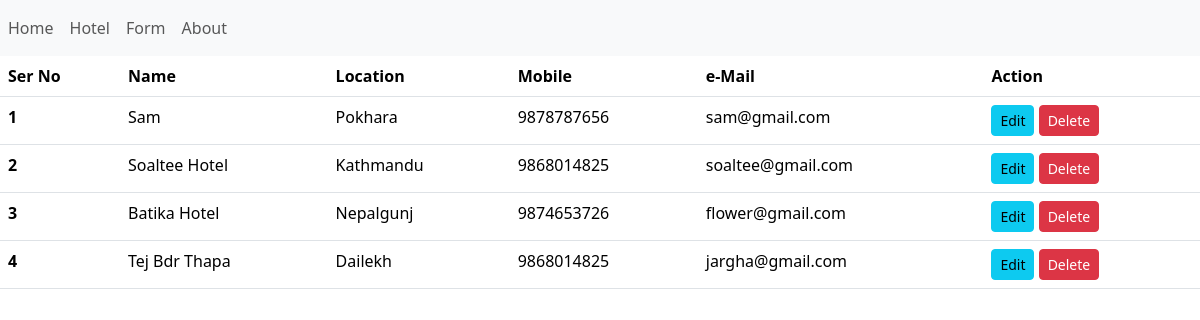
The page / on the database its author committed.
### billingApp/models.py (models this page shows, shortened)
class Hotel(models.Model):
    name = models.CharField(max_length=50)
    loc = models.CharField(max_length=50)
    mob = models.CharField(max_length=10)
    email = models.EmailField()
    class Meta:
        db_table = 'hotel'

### billingApp/views.py (the view)
# urls.py: path("", views.index, name="index"),
def index(request):
    data = Hotel.objects.all()
    return render(request, "billingApp/index.html", {"data" : data})

### billingApp/templates/billingApp/index.html (shortened to what this page needs)
    {% extends 'billingApp/base.html' %}
      {% block content %}
      <table class="table">
          <thead>
            <tr>
              <th scope="col">Ser No</th>
              <th scope="col">Name</th>
              <th scope="col">Location</th>
              <th scope="col">Mobile</th>
              <th scope="col">e-Mail</th>
              <th scope="col">Action</th>
            </tr>
          </thead>
          <tbody>
          {% for dx in data %}
            <tr>
              <th scope="row">{{forloop.counter}}</th>
              <td>{{dx.name}}</td>
              <td>{{dx.loc}}</td>
              <td>{{dx.mob}}</td>
              <td>{{dx.email}}</td>
              <td>
                  <a href="{% url 'edit' dx.id %}" class="btn btn-info btn-sm">Edit</a>
                  <form action="#" class="d-inline" method="post">
                      <input type="submit" class="btn btn-danger btn-sm" value="Delete">
                  </form>
              </td>
            </tr>
          {% endfor %}
          </tbody>
      </table>
      {% endblock %}

### billingApp/templates/billingApp/base.html (shortened to what this page needs)
<!DOCTYPE html>
<html lang="en">
    <head>
        <link rel="stylesheet" href="https://cdn.datatables.net/2.1.4/css/dataTables.jqueryui.min.css">
        <link href="https://cdn.jsdelivr.net/npm/bootstrap@5.3.3/dist/css/bootstrap.min.css" rel="stylesheet">
    </head>
    <body>
      <nav class="navbar navbar-expand-lg navbar-light bg-light">
          <div class="collapse navbar-collapse" id="navbarNav">
            <ul class="navbar-nav">
              <li class="nav-item active">
                <a class="nav-link" href="#">Home</a>
              </li>
              <li class="nav-item">
                <a class="nav-link" href="{% url 'index' %}">Hotel</a>
              </li>
              <li class="nav-item">
                <a class="nav-link" href="{% url 'form' %}">Form</a>
              </li>
              <li class="nav-item">
                <a class="nav-link" href="#">About</a>
              </li>
            </ul>
          </div>
        </nav>
      {% block content %}
      {% endblock %}
  </body>
</html>

### rows shown on the page
Hotel: name "Sam", loc "Pokhara", mob "9878787656", email "sam@gmail.com"
Hotel: name "Soaltee Hotel", loc "Kathmandu", mob "9868014825", email "soaltee@gmail.com"
Hotel: name "Batika Hotel", loc "Nepalgunj", mob "9874653726", email "flower@gmail.com"
Hotel: name "Tej Bdr Thapa", loc "Dailekh", mob "9868014825", email "jargha@gmail.com"
